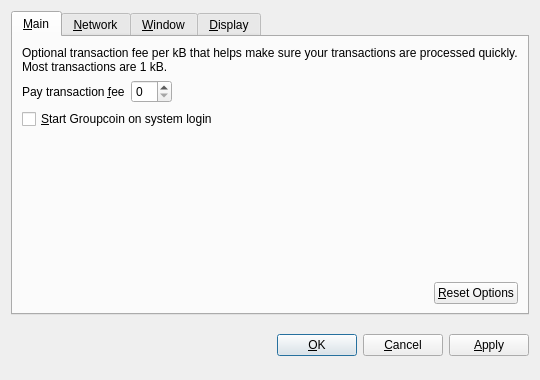
<?xml version="1.0" encoding="UTF-8"?>
<ui version="4.0">
 <class>OptionsDialog</class>
 <widget class="QDialog" name="OptionsDialog">
  <property name="geometry">
   <rect>
    <x>0</x>
    <y>0</y>
    <width>540</width>
    <height>380</height>
   </rect>
  </property>
  <property name="windowTitle">
   <string>Options</string>
  </property>
  <property name="modal">
   <bool>true</bool>
  </property>
  <layout class="QVBoxLayout" name="verticalLayout">
   <item>
    <widget class="QTabWidget" name="tabWidget">
     <property name="tabPosition">
      <enum>QTabWidget::North</enum>
     </property>
     <property name="currentIndex">
      <number>0</number>
     </property>
     <widget class="QWidget" name="tabMain">
      <attribute name="title">
       <string>&amp;Main</string>
      </attribute>
      <layout class="QVBoxLayout" name="verticalLayout_Main">
       <item>
        <widget class="QLabel" name="transactionFeeInfoLabel">
         <property name="text">
          <string>Optional transaction fee per kB that helps make sure your transactions are processed quickly. Most transactions are 1 kB.</string>
         </property>
         <property name="textFormat">
          <enum>Qt::PlainText</enum>
         </property>
         <property name="wordWrap">
          <bool>true</bool>
         </property>
        </widget>
       </item>
       <item>
        <layout class="QHBoxLayout" name="horizontalLayout_1_Main">
         <item>
          <widget class="QLabel" name="transactionFeeLabel">
           <property name="text">
            <string>Pay transaction &amp;fee</string>
           </property>
           <property name="textFormat">
            <enum>Qt::PlainText</enum>
           </property>
           <property name="buddy">
            <cstring>transactionFee</cstring>
           </property>
          </widget>
         </item>
         <item>
          <widget class="BitcoinAmountField" name="transactionFee"/>
         </item>
         <item>
          <spacer name="horizontalSpacer_1_Main">
           <property name="orientation">
            <enum>Qt::Horizontal</enum>
           </property>
           <property name="sizeHint" stdset="0">
            <size>
             <width>40</width>
             <height>20</height>
            </size>
           </property>
          </spacer>
         </item>
        </layout>
       </item>
       <item>
        <widget class="QCheckBox" name="bitcoinAtStartup">
         <property name="toolTip">
          <string>Automatically start Groupcoin after logging in to the system.</string>
         </property>
         <property name="text">
          <string>&amp;Start Groupcoin on system login</string>
         </property>
        </widget>
       </item>
       <item>
        <spacer name="verticalSpacer_Main">
         <property name="orientation">
          <enum>Qt::Vertical</enum>
         </property>
         <property name="sizeHint" stdset="0">
          <size>
           <width>20</width>
           <height>40</height>
          </size>
         </property>
        </spacer>
       </item>
       <item>
        <layout class="QHBoxLayout" name="horizontalLayout_2_Main">
         <item>
          <spacer name="horizontalSpacer_2_Main">
           <property name="orientation">
            <enum>Qt::Horizontal</enum>
           </property>
           <property name="sizeHint" stdset="0">
            <size>
             <width>40</width>
             <height>20</height>
            </size>
           </property>
          </spacer>
         </item>
         <item>
          <widget class="QPushButton" name="resetButton">
           <property name="toolTip">
            <string>Reset all client options to default.</string>
           </property>
           <property name="text">
            <string>&amp;Reset Options</string>
           </property>
           <property name="autoDefault">
            <bool>false</bool>
           </property>
          </widget>
         </item>
        </layout>
       </item>
      </layout>
     </widget>
     <widget class="QWidget" name="tabNetwork">
      <attribute name="title">
       <string>&amp;Network</string>
      </attribute>
      <layout class="QVBoxLayout" name="verticalLayout_Network">
       <item>
        <widget class="QCheckBox" name="mapPortUpnp">
         <property name="toolTip">
          <string>Automatically open the Groupcoin client port on the router. This only works when your router supports UPnP and it is enabled.</string>
         </property>
         <property name="text">
          <string>Map port using &amp;UPnP</string>
         </property>
        </widget>
       </item>
       <item>
        <widget class="QCheckBox" name="connectSocks">
         <property name="toolTip">
          <string>Connect to the Groupcoin network through a SOCKS proxy (e.g. when connecting through Tor).</string>
         </property>
         <property name="text">
          <string>&amp;Connect through SOCKS proxy:</string>
         </property>
        </widget>
       </item>
       <item>
        <layout class="QHBoxLayout" name="horizontalLayout_Network">
         <item>
          <widget class="QLabel" name="proxyIpLabel">
           <property name="text">
            <string>Proxy &amp;IP:</string>
           </property>
           <property name="textFormat">
            <enum>Qt::PlainText</enum>
           </property>
           <property name="buddy">
            <cstring>proxyIp</cstring>
           </property>
          </widget>
         </item>
         <item>
          <widget class="QValidatedLineEdit" name="proxyIp">
           <property name="maximumSize">
            <size>
             <width>140</width>
             <height>16777215</height>
            </size>
           </property>
           <property name="toolTip">
            <string>IP address of the proxy (e.g. 127.0.0.1)</string>
           </property>
          </widget>
         </item>
         <item>
          <widget class="QLabel" name="proxyPortLabel">
           <property name="text">
            <string>&amp;Port:</string>
           </property>
           <property name="textFormat">
            <enum>Qt::PlainText</enum>
           </property>
           <property name="buddy">
            <cstring>proxyPort</cstring>
           </property>
          </widget>
         </item>
         <item>
          <widget class="QLineEdit" name="proxyPort">
           <property name="maximumSize">
            <size>
             <width>55</width>
             <height>16777215</height>
            </size>
           </property>
           <property name="toolTip">
            <string>Port of the proxy (e.g. 9050)</string>
           </property>
          </widget>
         </item>
         <item>
          <widget class="QLabel" name="socksVersionLabel">
           <property name="text">
            <string>SOCKS &amp;Version:</string>
           </property>
           <property name="textFormat">
            <enum>Qt::PlainText</enum>
           </property>
           <property name="buddy">
            <cstring>socksVersion</cstring>
           </property>
          </widget>
         </item>
         <item>
          <widget class="QValueComboBox" name="socksVersion">
           <property name="toolTip">
            <string>SOCKS version of the proxy (e.g. 5)</string>
           </property>
          </widget>
         </item>
         <item>
          <spacer name="horizontalSpacer_Network">
           <property name="orientation">
            <enum>Qt::Horizontal</enum>
           </property>
           <property name="sizeHint" stdset="0">
            <size>
             <width>40</width>
             <height>20</height>
            </size>
           </property>
          </spacer>
         </item>
        </layout>
       </item>
       <item>
        <spacer name="verticalSpacer_Network">
         <property name="orientation">
          <enum>Qt::Vertical</enum>
         </property>
         <property name="sizeHint" stdset="0">
          <size>
           <width>20</width>
           <height>40</height>
          </size>
         </property>
        </spacer>
       </item>
      </layout>
     </widget>
     <widget class="QWidget" name="tabWindow">
      <attribute name="title">
       <string>&amp;Window</string>
      </attribute>
      <layout class="QVBoxLayout" name="verticalLayout_Window">
       <item>
        <widget class="QCheckBox" name="minimizeToTray">
         <property name="toolTip">
          <string>Show only a tray icon after minimizing the window.</string>
         </property>
         <property name="text">
          <string>&amp;Minimize to the tray instead of the taskbar</string>
         </property>
        </widget>
       </item>
       <item>
        <widget class="QCheckBox" name="minimizeOnClose">
         <property name="toolTip">
          <string>Minimize instead of exit the application when the window is closed. When this option is enabled, the application will be closed only after selecting Quit in the menu.</string>
         </property>
         <property name="text">
          <string>M&amp;inimize on close</string>
         </property>
        </widget>
       </item>
       <item>
        <spacer name="verticalSpacer_Window">
         <property name="orientation">
          <enum>Qt::Vertical</enum>
         </property>
         <property name="sizeHint" stdset="0">
          <size>
           <width>20</width>
           <height>40</height>
          </size>
         </property>
        </spacer>
       </item>
      </layout>
     </widget>
     <widget class="QWidget" name="tabDisplay">
      <attribute name="title">
       <string>&amp;Display</string>
      </attribute>
      <layout class="QVBoxLayout" name="verticalLayout_Display">
       <item>
        <layout class="QHBoxLayout" name="horizontalLayout_1_Display">
         <item>
          <widget class="QLabel" name="langLabel">
           <property name="text">
            <string>User Interface &amp;language:</string>
           </property>
           <property name="textFormat">
            <enum>Qt::PlainText</enum>
           </property>
           <property name="buddy">
            <cstring>lang</cstring>
           </property>
          </widget>
         </item>
         <item>
          <widget class="QValueComboBox" name="lang">
           <property name="toolTip">
            <string>The user interface language can be set here. This setting will take effect after restarting Groupcoin.</string>
           </property>
          </widget>
         </item>
        </layout>
       </item>
       <item>
        <layout class="QHBoxLayout" name="horizontalLayout_2_Display">
         <item>
          <widget class="QLabel" name="unitLabel">
           <property name="text">
            <string>&amp;Unit to show amounts in:</string>
           </property>
           <property name="textFormat">
            <enum>Qt::PlainText</enum>
           </property>
           <property name="buddy">
            <cstring>unit</cstring>
           </property>
          </widget>
         </item>
         <item>
          <widget class="QValueComboBox" name="unit">
           <property name="toolTip">
            <string>Choose the default subdivision unit to show in the interface and when sending coins.</string>
           </property>
          </widget>
         </item>
        </layout>
       </item>
       <item>
        <widget class="QCheckBox" name="displayAddresses">
         <property name="toolTip">
          <string>Whether to show Groupcoin addresses in the transaction list or not.</string>
         </property>
         <property name="text">
          <string>&amp;Display addresses in transaction list</string>
         </property>
        </widget>
       </item>
       <item>
        <spacer name="verticalSpacer_Display">
         <property name="orientation">
          <enum>Qt::Vertical</enum>
         </property>
         <property name="sizeHint" stdset="0">
          <size>
           <width>20</width>
           <height>40</height>
          </size>
         </property>
        </spacer>
       </item>
      </layout>
     </widget>
    </widget>
   </item>
   <item>
    <layout class="QHBoxLayout" name="horizontalLayout_Buttons">
     <item>
      <spacer name="horizontalSpacer_1">
       <property name="orientation">
        <enum>Qt::Horizontal</enum>
       </property>
       <property name="sizeHint" stdset="0">
        <size>
         <width>40</width>
         <height>48</height>
        </size>
       </property>
      </spacer>
     </item>
     <item>
      <widget class="QLabel" name="statusLabel">
       <property name="font">
        <font>
         <weight>75</weight>
         <bold>true</bold>
        </font>
       </property>
       <property name="text">
        <string/>
       </property>
       <property name="textFormat">
        <enum>Qt::PlainText</enum>
       </property>
       <property name="wordWrap">
        <bool>true</bool>
       </property>
      </widget>
     </item>
     <item>
      <spacer name="horizontalSpacer_2">
       <property name="orientation">
        <enum>Qt::Horizontal</enum>
       </property>
       <property name="sizeHint" stdset="0">
        <size>
         <width>40</width>
         <height>48</height>
        </size>
       </property>
      </spacer>
     </item>
     <item>
      <widget class="QPushButton" name="okButton">
       <property name="text">
        <string>&amp;OK</string>
       </property>
      </widget>
     </item>
     <item>
      <widget class="QPushButton" name="cancelButton">
       <property name="text">
        <string>&amp;Cancel</string>
       </property>
       <property name="autoDefault">
        <bool>false</bool>
       </property>
      </widget>
     </item>
     <item>
      <widget class="QPushButton" name="applyButton">
       <property name="text">
        <string>&amp;Apply</string>
       </property>
       <property name="autoDefault">
        <bool>false</bool>
       </property>
      </widget>
     </item>
    </layout>
   </item>
  </layout>
 </widget>
 <customwidgets>
  <customwidget>
   <class>BitcoinAmountField</class>
   <extends>QSpinBox</extends>
   <header>bitcoinamountfield.h</header>
  </customwidget>
  <customwidget>
   <class>QValueComboBox</class>
   <extends>QComboBox</extends>
   <header>qvaluecombobox.h</header>
  </customwidget>
  <customwidget>
   <class>QValidatedLineEdit</class>
   <extends>QLineEdit</extends>
   <header>qvalidatedlineedit.h</header>
  </customwidget>
 </customwidgets>
 <resources/>
 <connections/>
</ui>
